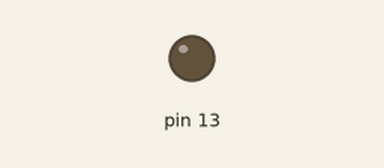
Simulated run of this sketch. Board: Arduino Uno, built with avr-gcc and run on an emulated ATmega328P. On the bench: output pins drawn as LEDs (lit = HIGH).

Above: at 0.05 s.
Timing chart, 0 to 40.0 s (numbered marks = the images above):
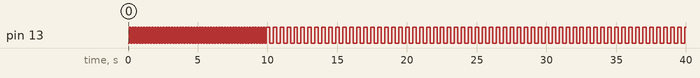

Measured:
- by itself, pin 13: goes 49 × (HIGH 0.10 s, LOW 0.10 s), 60 × (HIGH 0.25 s, LOW 0.25 s), then HIGH

The sketch:

main.ino
```cpp
/* File: main.ino
 * Written by Vinh Nguyen & LC Tao
 * EE107, Sachin Katti, Fall 2016
 * This file contains the main program code
 * for blinking the onboard LED at two different
 * intervals.
 */
 #include "blink.h"
 #include "timer.h"
 #include "led.h"
 #include "gpio.h"

void setup() {
    blink_init();
    blink_set(200);
}
ISR(TIMER1_COMPA_vect) {
    blink_timer_ms_update();
}
void loop() {
  delay(10000);
  blink_set(500);
}
```

blink.cpp
```cpp
/* File: blink.ino
 * Written by Vinh Nguyen & LC Tao
 * EE107, Sachin Katti, Fall 2016
 * This file implements a simple library for blinking the onboard LED
 * at a certain interval.
 * Functionality:
 * -Initialize LED and timer.
 * -Set or change a period for blinking the LED. max period is 524ms, min period 8us. (Prescaler 64, 16-bit timer).
 */
#include "blink.h"

void blink_init() {
    led_init();
    timer_init();
}
void blink_set(uint16_t interval_ms) {
    timer_set(interval_ms);
}

void blink_timer_ms_update() {
    led_toggle();
}
```

blink.h
```cpp
#ifndef BLINK_H
#define BLINK_H

#include "gpio.h"
#include "led.h"
#include "timer.h"
#include "Arduino.h"

void blink_init();
void blink_set(uint16_t interval_ms);
void blink_timer_ms_update();
#endif // BLINK_H
```

led.cpp
```cpp
/*  File: led.ino
 *  Written by Vinh Nguyen & LC Tao
 *  EE107, Sachin Katti, Fall 2016
 *  This file implements an interface for toggling LEDs.
 *  Functionality:
 *  -Turn LED on or off.
 *  -Toggle LED state.
 */
#include "led.h"
void led_init();
void led_on();
void led_off();
void led_toggle();

void led_init() {
    gpio_set_mode(LED,1);
    led_off();
}

void led_off() {
    gpio_set_out(LED,0);
}

void led_on() {
    gpio_set_out(LED,1);
}

void led_toggle() {
    gpio_toggle_out(LED);
}
```

led.h
```cpp
#ifndef LED_H
#define LED_H
#include "Arduino.h"
#include "gpio.h"
#define LED 1<<5
void led_init();
void led_on();
void led_off();
void led_toggle();
#endif // LED_H
```

timer.cpp
```cpp
/*  File: timer.ino
 *  Written by Vinh Nguyen & LC Tao
 *  EE107, Sachin Katti, Fall 2016
 *  This file implements an interface for timer interrupts.
 *  Functionality:
 *  - Timer initialization
 *  - Timer reset
 *  - Timer set period
 *  - Timer interrupt handler
 */
#include "timer.h"
void timer_init();
void timer_reset();
void timer_set(uint16_t period);

void timer_init(){
    unsigned char sreg;
    sreg=SREG;
    cli();
    TCCR1A = B01000000;
    // Use CTC mode (bits 5 and 4 from left set to 0 1) and set prescaler to 64 (bits 3,2,and 1 from left set to 0 1 1). prescaler of 64 allows min period of 8us to max 524ms.
    TCCR1B = B00001011;
    // Enable interrupts; Toggle an interrupt on match with value of OCR1A
    TIMSK1 |= B00000010;
    // Reset timer counter
    timer_reset();
    //toggle compare output mode on
    SREG=sreg;
}

void timer_reset(){
  //do this atomically so that things don't explode if an interrupt triggers while we are accessing TCNT1.
    unsigned char sreg;
    sreg=SREG;
    cli();
    TCNT1 = 0; //16bit register
    SREG = sreg;
}

void timer_set(uint16_t period){
    OCR1A =  CNTR_FREQ*period/1000; //left as a float so that the math with CNTR_FREQ does not overflow an integer
}
```

timer.h
```cpp
#ifndef TIMER_H
#define TIMER_H
#include "Arduino.h"
void timer_init();
void timer_reset();
void timer_set(uint16_t period);
static const float PRESCALER = 64; //prescaler for the timer.
static const float CLOCK = 8E6; //Hz. 8MHz nominal (Pro Mini 8MHz)
static const float CNTR_FREQ = CLOCK/(PRESCALER);//the frequency in Hz of the peripheral clock/ how fast the hardware counter ticks
#endif // TIMER_H
```

gpio.cpp
```cpp
/*  File: gpio.cpp
 *  Written by Vinh Nguyen & LC Tao
 *  EE107, Sachin Katti, Fall 2016
 *  This file implements a basic GPIO driver.
 *  Used in conjunction with led.ino
 *  Functionality:
 *  -Toggle pin mode.
 *  -Digital write.
 */
#include "gpio.h"
//Sets a digital pin to input or output. Input: A bitmask representing the pin on PORTB.
void gpio_set_mode(uint8_t pin, uint8_t out_or_in) { //pinMode()
      if(out_or_in) {
          DDRB |= pin;
      } else {
          DDRB &= ~pin; //write a macro for this operation instead?
      }
}
//Writes a logic 1 or 0 to the specified pin. Same as gpio_set_mode logically but with different registers being manipulated.
void gpio_set_out(uint8_t pin, uint8_t on_or_off) { //digitalWrite()
      if(on_or_off) {
          PORTB |= pin;
      } else {
          PORTB &= ~pin;
      }
}
//Flips the state of the pin.
void gpio_toggle_out(uint8_t pin) {
    PORTB ^= pin;
}
```

gpio.h
```cpp
#ifndef GPIO_H
#define GPIO_H
#include "Arduino.h"
void gpio_set_mode(uint8_t pin, uint8_t out_or_in);
void gpio_set_out(uint8_t pin, uint8_t on_or_off);
void gpio_toggle_out(uint8_t pin);
#endif // GPIO_H
```
